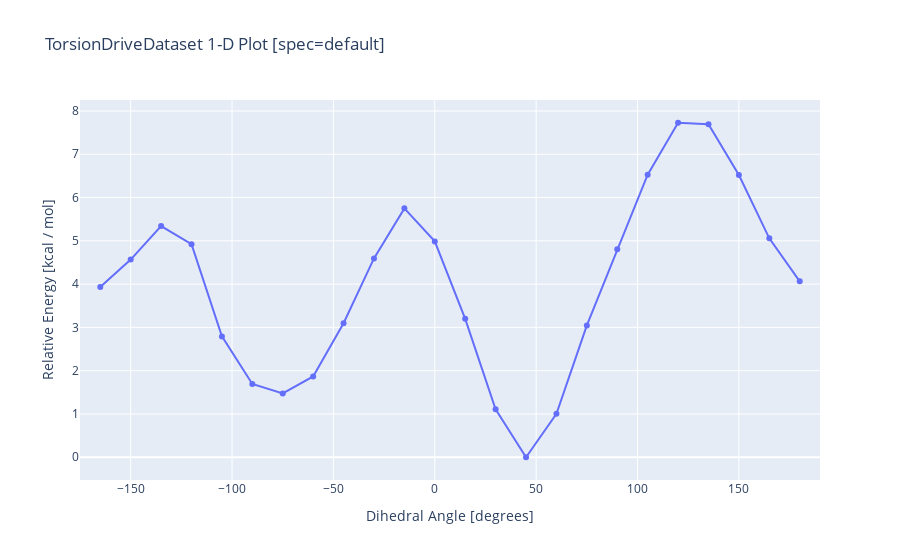

Here is the notebook cell this chart was saved with:
### Code cell
# Related to https://github.com/choderalab/download-qca-datasets/issues/1

#ds.visualize(record_name.upper(), 'default')
record_name = ds.data.records[record_names[0]].name
ds.visualize(record_name, 'default')

### Figure 1 — Plotly figure (JSON) as saved in the notebook; plotly's stock layout.template omitted (floating-point values rounded to 4 significant figures)
{"data": [{"mode": "lines+markers", "name": "c1cn[c:1]([nH]1)[CH2:2][C@H:3]2CCCC[C@@H:4]2O", "type": "scatter", "x": [-165, -150, -135, -120, -105, -90, -75, -60, -45, -30, -15, 0, 15, 30, 45, 60, 75, 90, 105, 120, 135, 150, 165, 180], "y": [3.934, 4.566, 5.34, 4.921, 2.792, 1.692, 1.473, 1.867, 3.095, 4.594, 5.75, 4.987, 3.197, 1.11, 0, 1.003, 3.045, 4.805, 6.528, 7.728, 7.696, 6.519, 5.058, 4.064]}], "layout": {"autosize": true, "title": {"text": "TorsionDriveDataset 1-D Plot [spec=default]"}, "xaxis": {"range": [-175, 190], "title": {"text": "Dihedral Angle [degrees]"}, "type": "linear", "zeroline": false}, "yaxis": {"autorange": true, "range": [-0.6377, 8.366], "title": {"text": "Relative Energy [kcal / mol]"}, "type": "linear", "zeroline": true}}}
